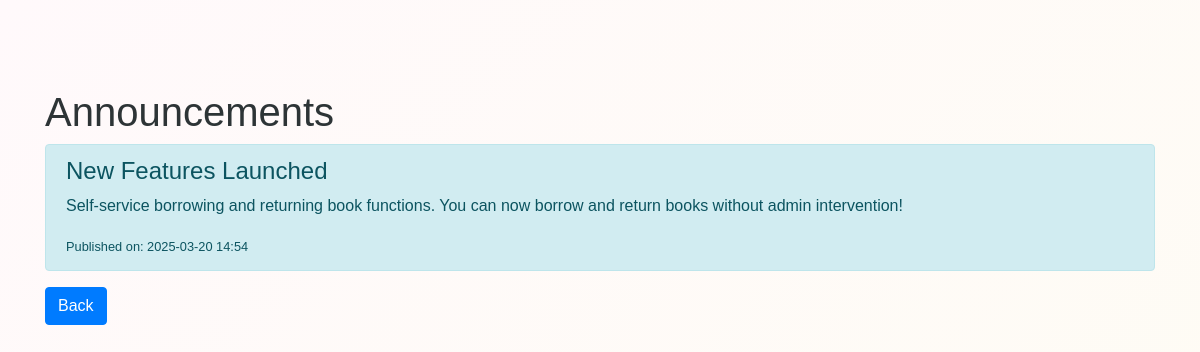
Page /announcement on the earlier database version.
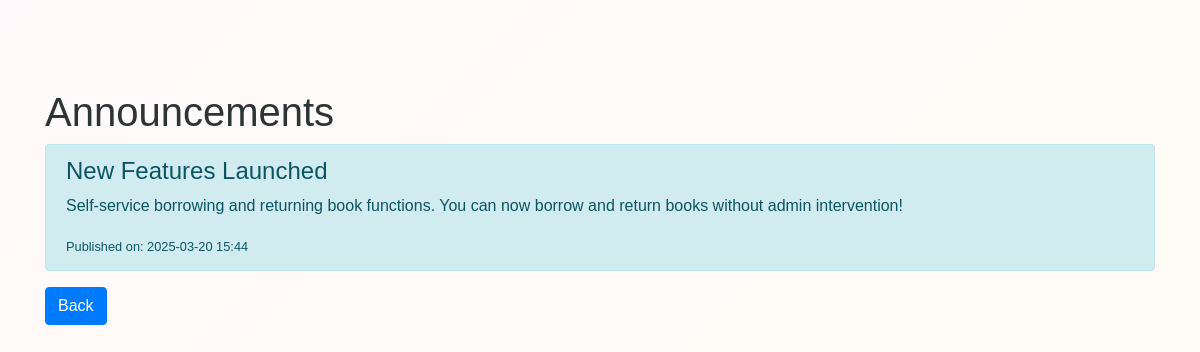
Same page on the later database version.
### pages/models.py (models this page shows, shortened)
class Announcement(models.Model):
    title = models.CharField(max_length=255)
    content = models.TextField()
    created_at = models.DateTimeField(auto_now_add=True)

### pages/views.py (the view)
# urls.py: path('announcement',announcement, name='announcement'),
def announcement(request):
    announcements = Announcement.objects.all().order_by("-created_at")
    return render(request, "pages/announcement.html", {"announcements": announcements})

### pages/templates/pages/announcement.html (shortened to what this page needs)
<!DOCTYPE html>
<html lang="en">
{% load static %}
<head>
    <link href="https://stackpath.bootstrapcdn.com/bootstrap/4.5.2/css/bootstrap.min.css" rel="stylesheet">
</head>
<body>
<div class="container mt-5">
    <h1>Announcements</h1>
    {% for announcement in announcements %}
    <div class="alert alert-info">
        <h4>{{ announcement.title }}</h4>
        <p>{{ announcement.content }}</p>
        <small>Published on: {{ announcement.created_at|date:"Y-m-d H:i" }}</small>
    </div>
    {% empty %}
    <p>No announcements available.</p>
    {% endfor %}
    <button onclick="history.back()" class="btn btn-primary">Back</button>
</div>
</body>
</html>

Differences in the rows shown:
changed Announcement "New Features Launched": created_at "2025-03-20 14:54" → "2025-03-20 15:44"
